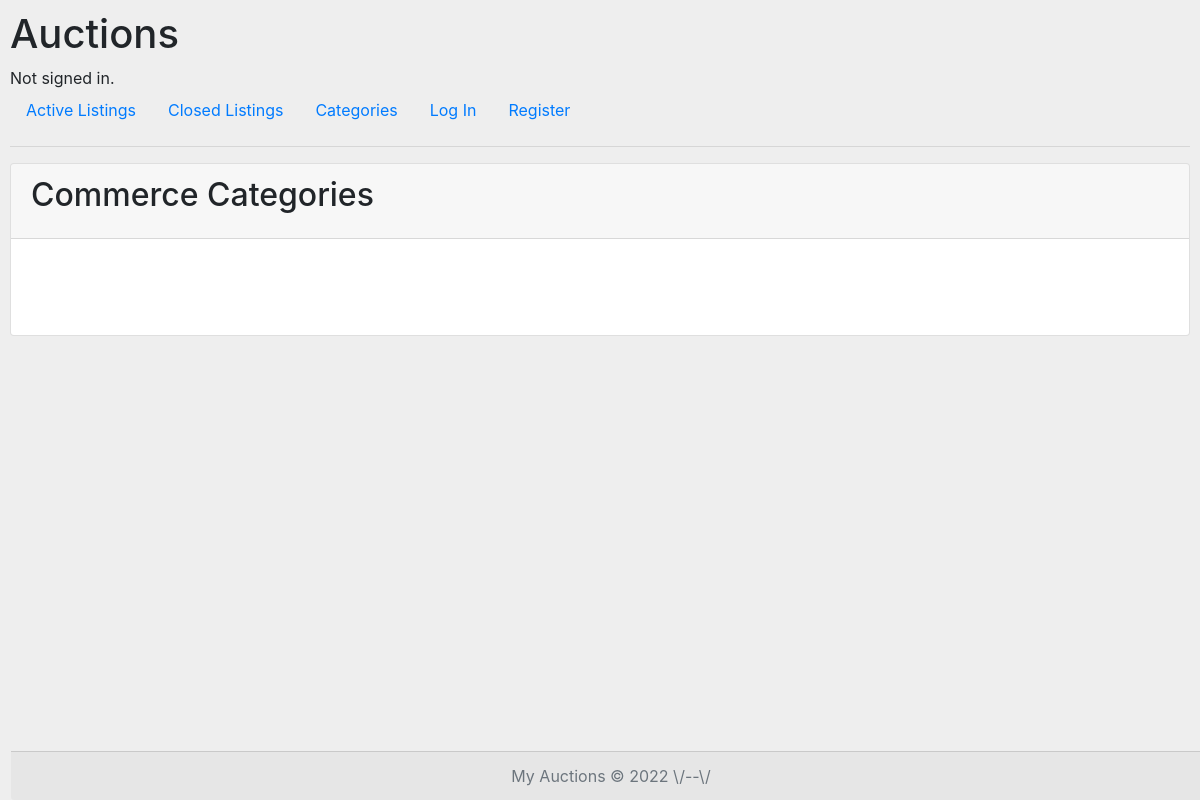
The page /categories on the database as committed earlier.
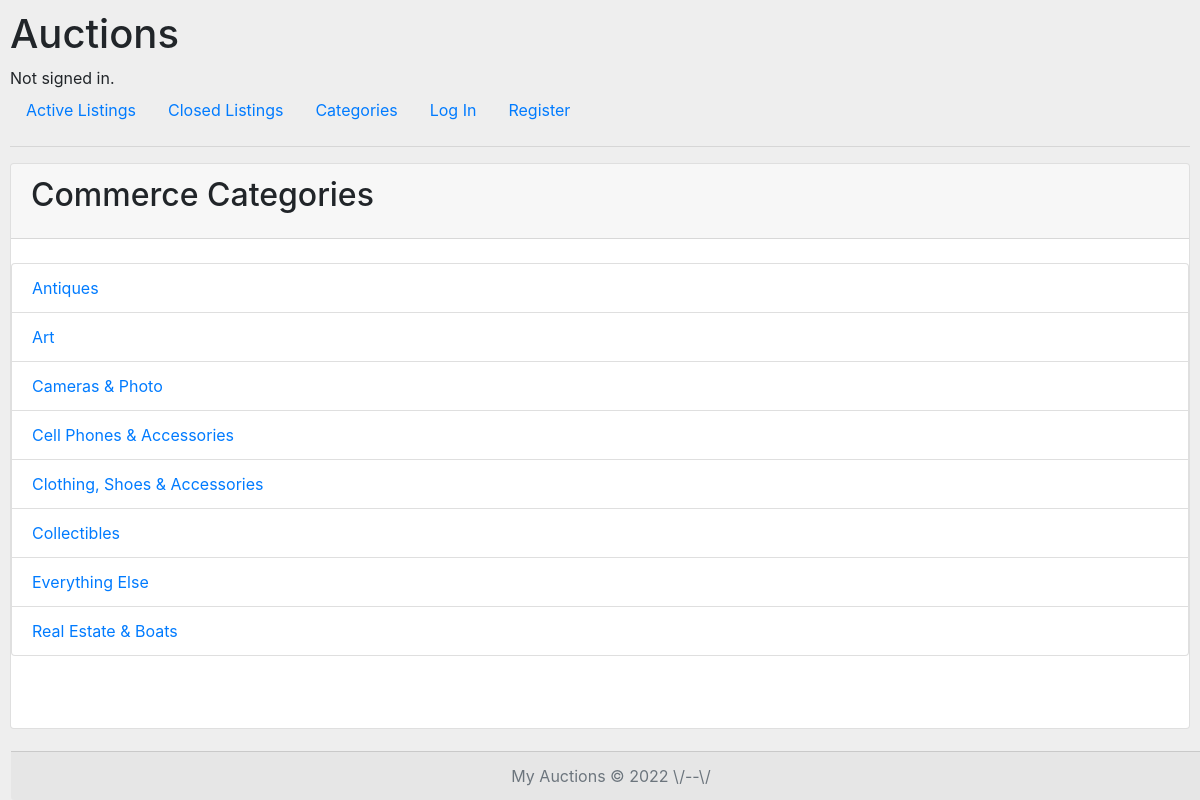
The same page on the database as committed later.
### auctions/models.py (models this page shows)
class Categorie(models.Model):
    Category = [
    ('Cameras & Photo', 'Cameras & Photo'),
    ('Cell Phones & Accessories', 'Cell Phones & Accessories'),
    ('Clothing, Shoes & Accessories', 'Clothing, Shoes & Accessories'),
    ('Antiques', 'Antiques'),
    ('Collectibles', 'Collectibles'),
    ('Real Estate & Boats','Real Estate & Boats'),
    ('Art', 'Art'),
    ('Everything Else', 'Everything Else'),
    ]
    name = models.CharField(max_length=32, choices = Category, default=7)
    def __str__(self):
        return self.name
    class Meta:
        ordering = ['name']

### auctions/views.py (the view)
# urls.py: path("categories", views.categories, name="catalog"),
def categories(request):
    all_categories = Categorie.objects.all()
    return render(request, "auctions/categories.html", {
        'catalog': all_categories,
        })

### auctions/templates/auctions/categories.html (shortened to what this page needs)
{% extends "auctions/layout.html" %}
{% block body %}
<div class="card-header">
	<h2 class="card-title"> Commerce Categories </h2>
</div>
	<ul class="list-group">
		{% for category in catalog %}
			<li class="list-group-item"><a href="{% url 'filtered index' category|safe %}"> {{ category  }} </a></li>
		{% endfor %}
	</ul>
{% endblock %}

### auctions/templates/auctions/layout.html (shortened to what this page needs)
{% load static %}
<!DOCTYPE html>
<html lang="en">
    <head>
        <link rel="stylesheet" href="https://stackpath.bootstrapcdn.com/bootstrap/4.4.1/css/bootstrap.min.css">
        <link href="{% static 'auctions/styles.css' %}" rel="stylesheet">
    </head>
    <body>
        <h1>Auctions</h1>
        <div>
            {% if user.is_authenticated %}
                Signed in as <strong>{{ user.username }}</strong>.
            {% else %}
                Not signed in.
            {% endif %}
        </div>
        <ul class="nav">
            <li class="nav-item">
                <a class="nav-link" href="{% url 'index'  %}">Active Listings</a>
            </li>
              <li class="nav-item">
                <a class="nav-link" href="{% url 'closed' %}">Closed Listings</a>
            </li>
            <li class="nav-item">
                <a class="nav-link" href="{% url 'catalog' %}">Categories</a>
            </li>
            {% if user.is_authenticated %}
              <li class="nav-item">
                <a class="nav-link" href="{% url 'myList'  user.pk %}"> {{ user.username }} Listings </a>
            </li>
            <li class="nav-item">
                <a class="nav-link" href="{% url 'watchList'  user.pk %}">Watchlist {%if badge %}  <span class="badge badge-secondary"> {{ badge }}</span> {% endif %}</a>
            </li>
            <li class="nav-item">
                <a class="nav-link" href="{% url 'createListing' %}">Create Listing</a>
            </li>
                <li class="nav-item">
                    <a class="nav-link" href="{% url 'logout' %}">Log Out</a>
                </li>
            {% else %}
                <li class="nav-item">
                    <a class="nav-link" href="{% url 'login' %}">Log In</a>
                </li>
                <li class="nav-item">
                    <a class="nav-link" href="{% url 'register' %}">Register</a>
                </li>
            {% endif %}
        </ul>
        <hr>
  <div class="card">
        {% block body %}
        {% endblock %}
    <div class="card-footer text-muted text-center" id="btm-mtx">
    My Auctions &copy; 2022 \/--\/
  </div>
</div>
    </body>
</html>

### auctions/static/auctions/styles.css (style rules this page uses)
body { padding: 10px; }
div#btm-mtx { position: fixed; width: 100%; bottom: 0; }
body { background: #eee }

Rows that differ between the two databases and show on the page:
added Categorie: name "Antiques"
added Categorie: name "Art"
added Categorie: name "Cameras & Photo"
added Categorie: name "Cell Phones & Accessories"
added Categorie: name "Clothing, Shoes & Accessories"
added Categorie: name "Collectibles"
added Categorie: name "Everything Else"
added Categorie: name "Real Estate & Boats"
